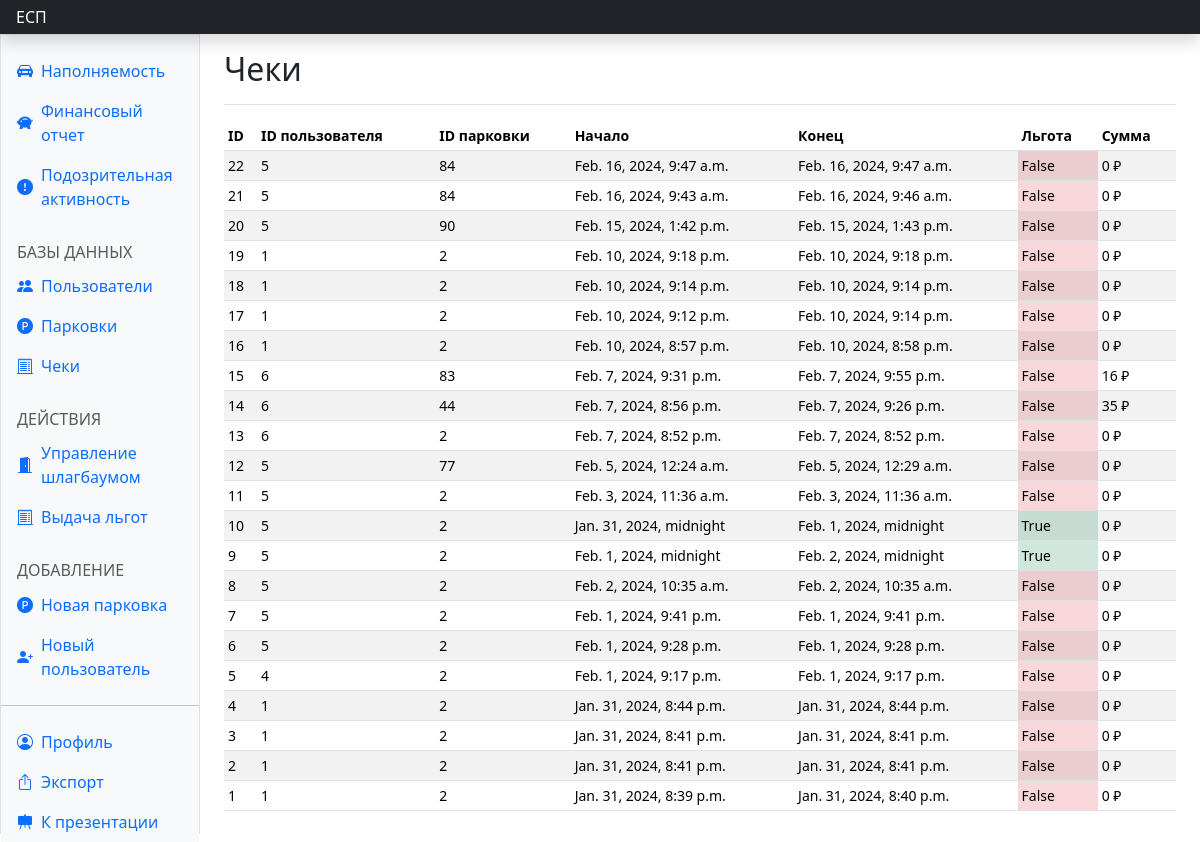
The page /dash_reciepts/ (signed in) on the database as committed earlier.
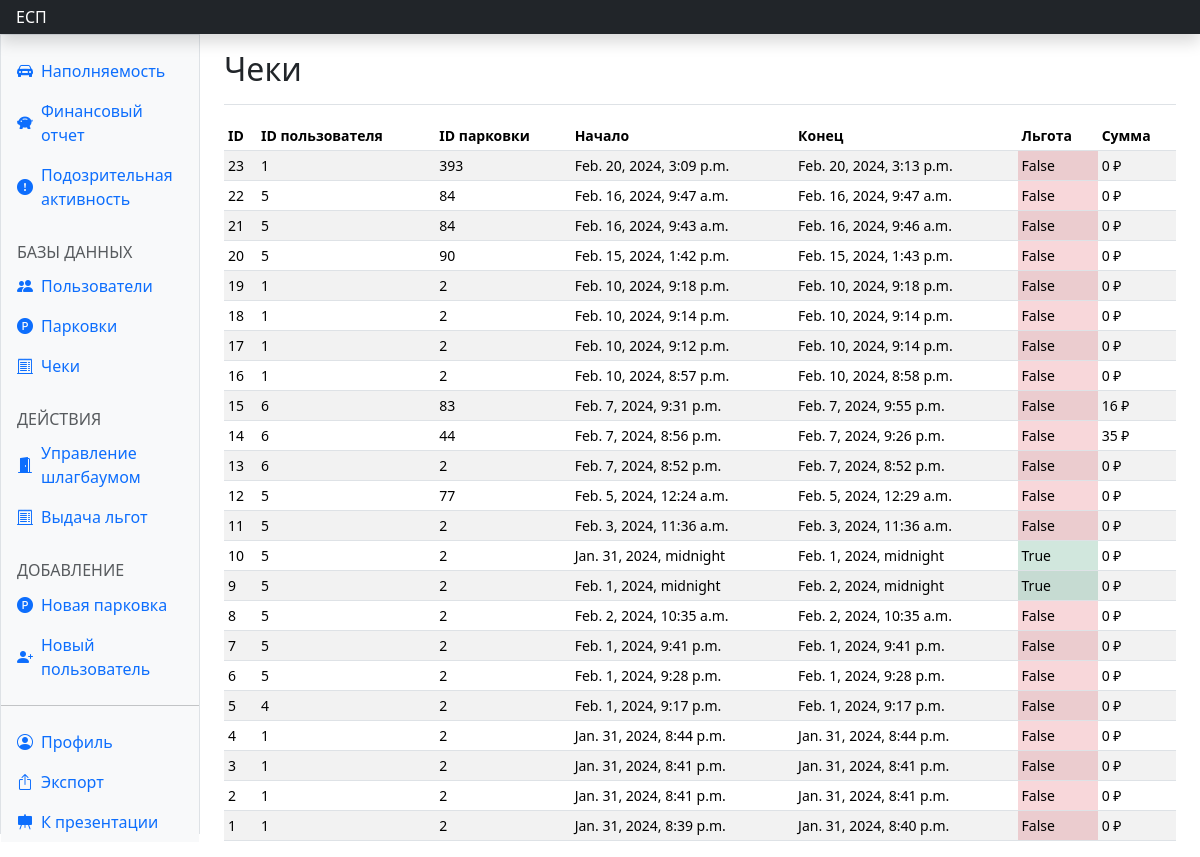
The same page on the database as committed later.
### parkingapp/models.py (models this page shows)
class Reciept(models.Model):
    parking_id = models.IntegerField(default=0)
    user_id = models.IntegerField(default=0)
    start_time = models.DateTimeField(default=datetime(2, 1, 1, 0, 0, 0, tzinfo=None))
    final_start_time = models.DateTimeField(default=datetime(2, 1, 1, 0, 0, 0, tzinfo=None))
    finish_time = models.DateTimeField(default=datetime(2, 1, 1, 0, 0, 0, tzinfo=None))
    final_price = models.BigIntegerField(default=-1)
    benefit = models.BooleanField(default=False)
    price_per_hour = models.IntegerField(default=-1)

### parkingapp/views.py (the view)
# urls.py: path('dash_reciepts/', views.dash_reciepts, name='dash_reciepts'),
@login_required(redirect_field_name=None)
def dash_reciepts(request):
    if not request.user.admin_view:
        return redirect(reverse('parkingapp:dont_have_access'))
    reciepts = Reciept.objects.all()
    context = {
        'title': '',
        'reciepts': list(reciepts)[::-1],
    }
    return render(request, 'dash_reciepts.html', context)

### parkingapp/templates/dash_reciepts.html
{% extends 'dash_base.html' %}
{% block recact %}active{% endblock %}
{% block content %}
<main class="col-md-9 ms-sm-auto col-lg-10 px-md-4">
  <div class="d-flex justify-content-between flex-wrap flex-md-nowrap align-items-center pt-3 pb-2 mb-3 border-bottom">
    <h1 class="h2">Чеки</h1>
  </div>
  <div class="table-responsive small">
    <table class="table table-striped table-sm">
      <thead>
        <tr>
          <th scope="col">ID</th>
          <th scope="col">ID пользователя</th>
          <th scope="col">ID парковки</th>
          <th scope="col">Начало</th>
          <th scope="col">Конец</th>
          <th scope="col">Льгота</th>
          <th scope="col">Сумма</th>
        </tr>
      </thead>
      <tbody class="align-middle">
        {% for el in reciepts %}
        <tr>
          <td>{{el.pk}}</td>
          <td>{{el.user_id}}</td>
          <td>{{el.parking_id}}</td>
          <td>{{el.start_time}}</td>
          <td>{{el.finish_time}}</td>
          <td class="{% if el.benefit %} bg-success-subtle {% else %} bg-danger-subtle {% endif %}">{{el.benefit}}</td>
          <td>{{el.final_price}} ₽</td>
        </tr>
        {% endfor %}
      </tbody>
    </table>
  </div>
</main>
{% endblock %}

Rows that differ between the two databases and show on the page:
added Reciept: pk "23", user_id "1", parking_id "393", start_time "Feb. 20, 2024, 3:09 p.m.", finish_time "Feb. 20, 2024, 3:13 p.m.", benefit "False", final_price "0"
